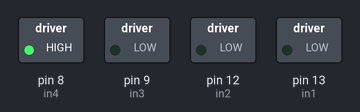
Bench run of a sketch on a simulated Arduino Uno, built with avr-gcc and run on an emulated ATmega328P. On the bench: switched loads named in the sketch (green lamp = pin HIGH).

Above: at 0.5 s.
At 1.5 s:
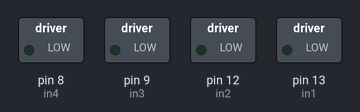
At 2.5 s:
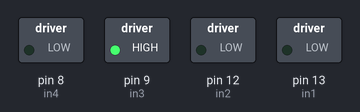
At 3.5 s:
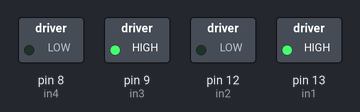
At 4.5 s:
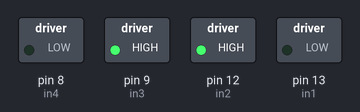
At 6.5 s:
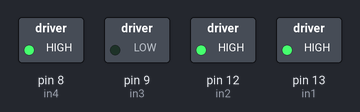
Timing chart, 0 to 7.8 s (numbered marks = the images above):
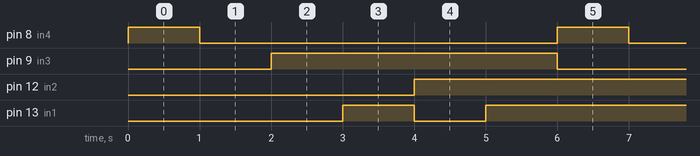

The sketch:

car.ino
```cpp
// motor one
int enA = 11;
int in1 = 13;
int in2 = 12;
// motor two
int enB = 10;
int in3 = 9;
int in4 = 8;

bool x;
void setup()
{
  pinMode(in1, OUTPUT);
  pinMode(in2, OUTPUT);
  pinMode(in3, OUTPUT);
  pinMode(in4, OUTPUT);
  x = true;
}

void forward()
{
  digitalWrite(in1, LOW);
  digitalWrite(in2, HIGH);
}

void reverse()
{
  digitalWrite(in1, HIGH);
  digitalWrite(in2, LOW);
}

void right()
{
  digitalWrite(in3, HIGH);
  digitalWrite(in4, LOW);
}

void left()
{
  digitalWrite(in3, LOW);
  digitalWrite(in4, HIGH);

}

void brake()
{
  digitalWrite(in1, HIGH);
  digitalWrite(in2, HIGH);
}

void neutralSteering()
{
  digitalWrite(in3, LOW);
  digitalWrite(in4, LOW);
}

void loop()
{
  /*digitalWrite(in1, LOW);
  digitalWrite(in2, HIGH);
  digitalWrite(in3, LOW);
  digitalWrite(in4, HIGH);

  delay(1000);
  digitalWrite(in4, LOW);
  digitalWrite(in3, HIGH);
  delay(1000);*/
  //reverse();
  left();
  delay(1000);
  neutralSteering();
  delay(1000);
  right();
  delay(1000);
  reverse();
  delay(1000);
  forward();
  delay(1000);
  brake();
  delay(1000);
  //digitalWrite(in2, HIGH);
  //digitalWrite(in1, LOW);
  //delay(300);
  //digitalWrite(in2, LOW);
}
```

Measured:
- by itself, pin 8 (in4): alternates HIGH for 1.0 s and LOW for 5.0 s
- by itself, pin 9 (in3): alternates HIGH for 4.0 s and LOW for 2.0 s
- by itself, pin 12 (in2): alternates HIGH for 5.0 s and LOW for 1.0 s
- by itself, pin 13 (in1): repeats every 6.0 s: LOW 1.0 s, HIGH 5.0 s
